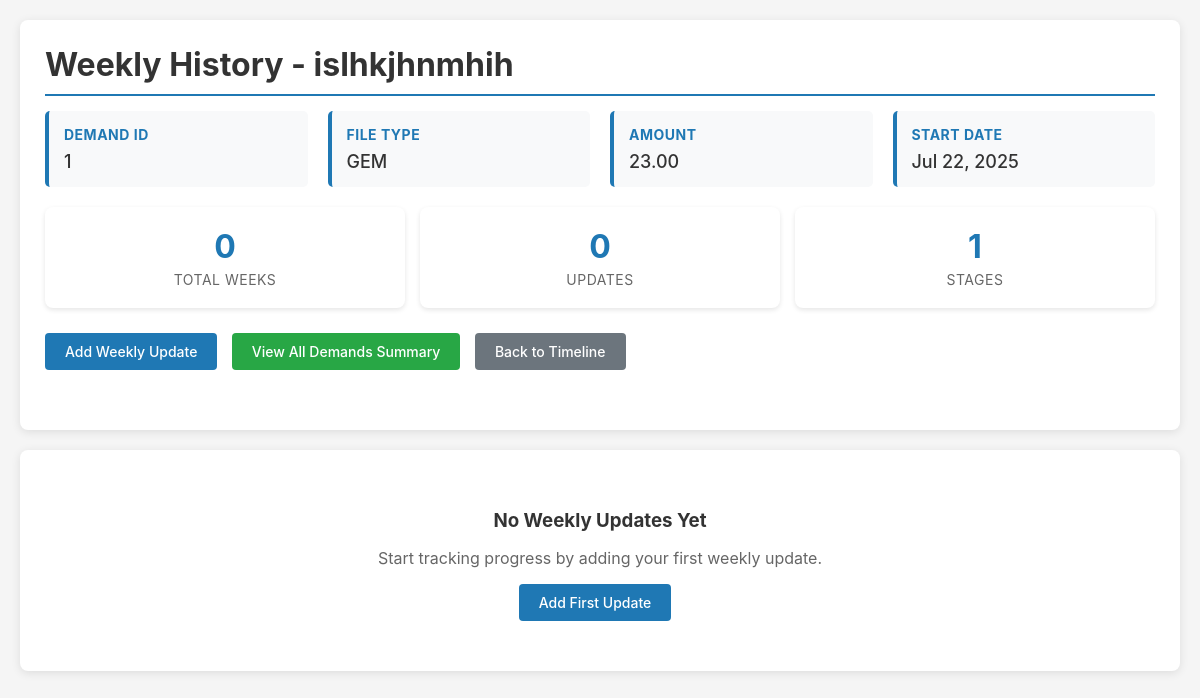
/demand/35/weekly/history/, run on an earlier commit of the app's database.
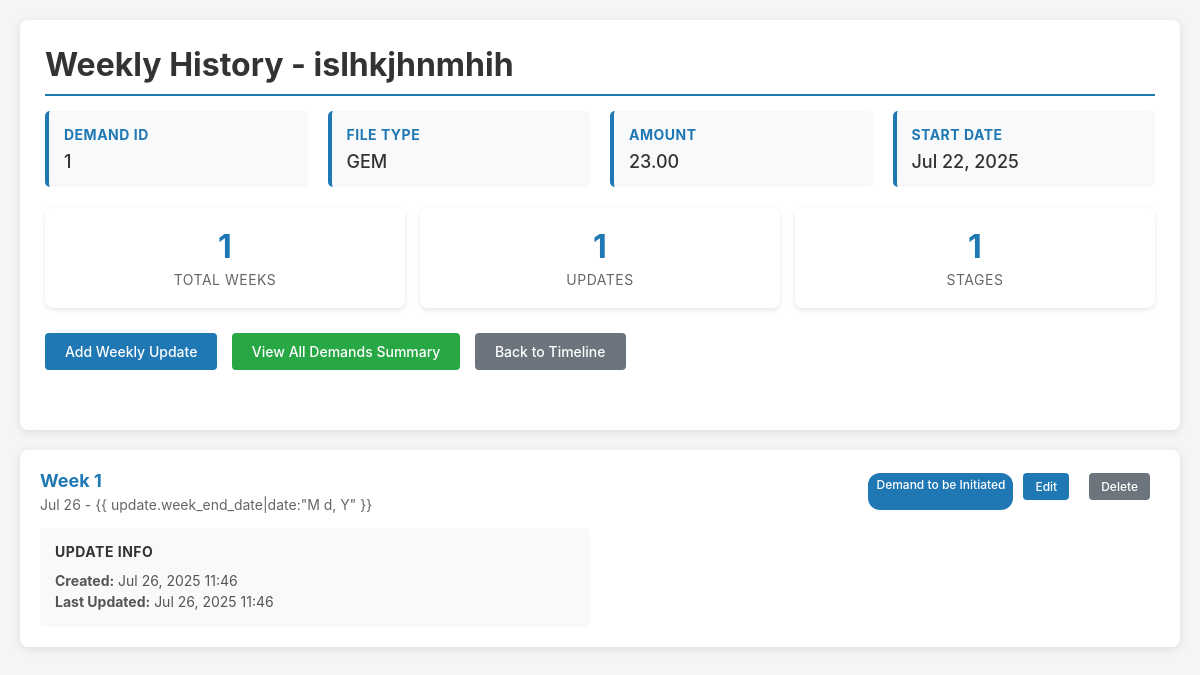
And on a later commit of the database.
### trackerapp/models.py (models this page shows, shortened)
class Demand(models.Model):
    name = models.CharField(max_length=200)
    created_at = models.DateTimeField(auto_now_add=True)
    demand_ID = models.CharField(max_length=100, null=True, blank=True)
    file_type = models.CharField(max_length=100, null=True, blank=True)
    file_subtype = models.CharField(max_length=100, null=True, blank=True)
    file_detail = models.CharField(max_length=100, null=True, blank=True)
    demand_amount = models.DecimalField(max_digits=15, decimal_places=2, null=True, blank=True)
    io_name = models.CharField(max_length=200, null=True, blank=True)
    start_date = models.DateField(null=True, blank=True)
    duration_months = models.IntegerField(null=True, blank=True)
    weekly_start_date = models.DateField(null=True, blank=True)
    weekly_end_date = models.DateField(null=True, blank=True)

class WeeklyUpdate(models.Model):
    demand = models.ForeignKey(Demand, on_delete=models.CASCADE, related_name='weekly_updates')
    week_number = models.IntegerField()
    week_start_date = models.DateField()
    week_end_date = models.DateField()
    current_stage = models.CharField(max_length=50, choices=Stage.choices, null=True, blank=True)
    progress_percentage = models.IntegerField(default=0)
    challenges = models.TextField(blank=True, null=True)
    achievements = models.TextField(blank=True, null=True)
    next_week_plan = models.TextField(blank=True, null=True)
    created_at = models.DateTimeField(auto_now_add=True)
    updated_at = models.DateTimeField(auto_now=True)
    class Meta:
        unique_together = ('demand', 'week_number')
        ordering = ['-week_number']

### trackerapp/views.py (the view)
# urls.py: path('demand/<int:demand_id>/weekly/history/', views.weekly_history, name='weekly_history'),
def weekly_history(request, demand_id):
    demand = get_object_or_404(Demand, id=demand_id)
    weekly_updates = WeeklyUpdate.objects.filter(demand=demand).order_by('-week_number')
    total_weeks = weekly_updates.count()
    stage_progression = []
    for update in weekly_updates.order_by('week_number'):
        if update.current_stage:
            stage_progression.append({
                'week': update.week_number,
                'stage': update.current_stage,
                'date': update.week_start_date
            })
    return render(request, 'trackerapp/weekly_history.html', {
        'demand': demand,
        'weekly_updates': weekly_updates,
        'total_weeks': total_weeks,
        'stage_progression': stage_progression
    })

### trackerapp/templates/trackerapp/weekly_history.html (shortened to what this page needs)
<!DOCTYPE html>
<html lang="en">
<head>
</head>
<body>
    <div class="container">
        <div class="header">
            <h1>Weekly History - {{ demand.name }}</h1>
            <div class="demand-info">
                <div class="info-card">
                    <h4>Demand ID</h4>
                    <p>{{ demand.demand_ID|default:"Not specified" }}</p>
                </div>
                <div class="info-card">
                    <h4>File Type</h4>
                    <p>{{ demand.file_type|default:"Not specified" }}</p>
                </div>
                <div class="info-card">
                    <h4>Amount</h4>
                    <p>{{ demand.demand_amount|default:"Not specified" }}</p>
                </div>
                <div class="info-card">
                    <h4>Start Date</h4>
                    <p>{{ demand.start_date|date:"M d, Y"|default:"Not specified" }}</p>
                </div>
            </div>
            <div class="summary-stats">
                <div class="stat-card">
                    <div class="stat-number">{{ total_weeks }}</div>
                    <div class="stat-label">Total Weeks</div>
                </div>
                <div class="stat-card">
                    <div class="stat-number">{{ weekly_updates.count }}</div>
                    <div class="stat-label">Updates</div>
                </div>
                <div class="stat-card">
                    <div class="stat-number">{{ demand.stages.count }}</div>
                    <div class="stat-label">Stages</div>
                </div>
            </div>
            <div class="actions">
                <a href="{% url 'add_weekly_update' demand_id=demand.id %}" class="btn btn-primary">Add Weekly
                    Update</a>
                <a href="{% url 'weekly_summary' %}" class="btn btn-success">View All Demands Summary</a>
                <a href="{% url 'demand_list' %}" class="btn btn-secondary">Back to Timeline</a>
            </div>
        </div>
        <div class="weekly-updates">
            {% if weekly_updates %}
            {% for update in weekly_updates %}
            <div class="update-card">
                <div class="update-header">
                    <div class="week-info">
                        <div class="week-number">Week {{ update.week_number }}</div>
                        <div class="week-dates">{{ update.week_start_date|date:"M d" }} - {{
                            update.week_end_date|date:"M d, Y" }}</div>
                    </div>
                    <div class="update-actions">
                        {% if update.current_stage %}
                        <span class="stage-badge">{{ update.get_current_stage_display }}</span>
                        {% endif %}
                        <a href="{% url 'edit_weekly_update' update_id=update.id %}"
                            class="btn btn-primary btn-small">Edit</a>
                        <a href="javascript:void(0)" class="btn btn-secondary btn-small"
                            onclick="deleteWeeklyUpdate({{ update.id }}, '{{ demand.id }}')">Delete</a>
                    </div>
                </div>
                <div class="update-content">
                    <div class="content-section">
                        <h4>Update Info</h4>
                        <p><strong>Created:</strong> {{ update.created_at|date:"M d, Y H:i" }}</p>
                        {% if update.updated_at != update.created_at %}
                        <p><strong>Last Updated:</strong> {{ update.updated_at|date:"M d, Y H:i" }}</p>
                        {% endif %}
                    </div>
                </div>
            </div>
            {% endfor %}
            {% else %}
            <div class="no-updates">
                <h3>No Weekly Updates Yet</h3>
                <p>Start tracking progress by adding your first weekly update.</p>
                <a href="{% url 'add_weekly_update' demand_id=demand.id %}" class="btn btn-primary">Add First Update</a>
            </div>
            {% endif %}
        </div>
    </div>
</body>
</html>

### trackerapp/templates/trackerapp/weekly_history.html (style rules this page uses)
body { font-family: -apple-system, BlinkMacSystemFont, "Segoe UI", Roboto, sans-serif; margin: 0; padding: 20px; background-color: #f5f5f5; color: #333; }
.container { max-width: 1200px; margin: 0 auto; }
.header { background-color: white; padding: 25px; border-radius: 8px; box-shadow: 0 2px 10px rgba(0, 0, 0, 0.1); margin-bottom: 20px; }
h1 { color: #333; margin: 0 0 15px 0; border-bottom: 2px solid #1f78b4; padding-bottom: 10px; }
.demand-info { display: grid; grid-template-columns: repeat(auto-fit, minmax(200px, 1fr)); gap: 20px; margin-bottom: 20px; }
.info-card { background-color: #f8f9fa; padding: 15px; border-radius: 5px; border-left: 4px solid #1f78b4; }
.info-card h4 { margin: 0 0 8px 0; color: #1f78b4; font-size: 14px; text-transform: uppercase; letter-spacing: 0.5px; }
.info-card p { margin: 0; font-size: 18px; font-weight: 500; }
.summary-stats { display: grid; grid-template-columns: repeat(auto-fit, minmax(150px, 1fr)); gap: 15px; margin-bottom: 25px; }
.stat-card { background-color: white; padding: 20px; border-radius: 8px; text-align: center; box-shadow: 0 2px 5px rgba(0, 0, 0, 0.1); }
.stat-number { font-size: 32px; font-weight: bold; color: #1f78b4; margin-bottom: 5px; }
.stat-label { color: #666; font-size: 14px; text-transform: uppercase; letter-spacing: 0.5px; }
.actions { margin-bottom: 25px; }
.btn { display: inline-block; padding: 10px 20px; font-size: 14px; font-weight: 500; text-decoration: none; border-radius: 4px; border: none; cursor: pointer; margin-right: 10px; margin-bottom: 10px; }
.btn-primary { background-color: #1f78b4; color: white; }
.btn-secondary { background-color: #6c757d; color: white; }
.btn-success { background-color: #28a745; color: white; }
.weekly-updates { background-color: white; border-radius: 8px; box-shadow: 0 2px 10px rgba(0, 0, 0, 0.1); overflow: hidden; }
.update-card { border-bottom: 1px solid #eee; padding: 20px; }
.update-card:last-child { border-bottom: none; }
.update-header { display: flex; justify-content: between; align-items: center; margin-bottom: 15px; }
.week-info { flex: 1; }
.week-number { font-size: 18px; font-weight: bold; color: #1f78b4; margin-bottom: 5px; }
.week-dates { color: #666; font-size: 14px; }
.update-actions { display: flex; gap: 10px; }
.btn-small { padding: 6px 12px; font-size: 12px; }
.update-content { display: grid; grid-template-columns: 1fr 1fr; gap: 20px; margin-top: 15px; }
.content-section { background-color: #f8f9fa; padding: 15px; border-radius: 5px; }
.content-section h4 { margin: 0 0 10px 0; color: #333; font-size: 14px; text-transform: uppercase; letter-spacing: 0.5px; }
.content-section p { margin: 0; font-size: 14px; line-height: 1.5; color: #555; }
.stage-badge { display: inline-block; background-color: #1f78b4; color: white; padding: 4px 8px; border-radius: 12px; font-size: 12px; font-weight: 500; }

What changed in the data, as far as the page shows it:
added WeeklyUpdate: week_number "1", week_start_date "Jul 26", current_stage "Demand to be Initiated", created_at "Jul 26, 2025 11:46", updated_at "Jul 26, 2025 11:46"
Also different on the page:
{{ total_weeks }}: "0" → "1"
{{ weekly_updates.count }}: "0" → "1"
text no longer shown: "No Weekly Updates Yet Start tracking progress by adding your first weekly update. Add First Update"
